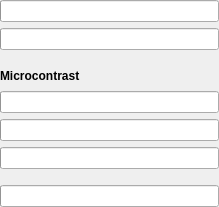
<?xml version="1.0" encoding="UTF-8"?>
<ui version="4.0">
 <class>GradientSharpenForm</class>
 <widget class="QWidget" name="GradientSharpenForm">
  <property name="geometry">
   <rect>
    <x>0</x>
    <y>0</y>
    <width>219</width>
    <height>207</height>
   </rect>
  </property>
  <layout class="QVBoxLayout" name="MainLayout">
   <property name="leftMargin">
    <number>0</number>
   </property>
   <property name="topMargin">
    <number>0</number>
   </property>
   <property name="rightMargin">
    <number>0</number>
   </property>
   <property name="bottomMargin">
    <number>0</number>
   </property>
   <item>
    <widget class="ptInput" name="Passes"/>
   </item>
   <item>
    <widget class="ptInput" name="Strength"/>
   </item>
   <item>
    <spacer name="verticalSpacer1">
     <property name="orientation">
      <enum>Qt::Vertical</enum>
     </property>
     <property name="sizeType">
      <enum>QSizePolicy::Fixed</enum>
     </property>
     <property name="sizeHint" stdset="0">
      <size>
       <width>1</width>
       <height>10</height>
      </size>
     </property>
    </spacer>
   </item>
   <item>
    <widget class="QLabel" name="MicrocontrastLabel">
     <property name="font">
      <font>
       <weight>75</weight>
       <bold>true</bold>
      </font>
     </property>
     <property name="text">
      <string>Microcontrast</string>
     </property>
     <property name="textFormat">
      <enum>Qt::PlainText</enum>
     </property>
    </widget>
   </item>
   <item>
    <widget class="ptInput" name="Microcontrast"/>
   </item>
   <item>
    <widget class="ptInput" name="HaloControl"/>
   </item>
   <item>
    <widget class="ptInput" name="Weight"/>
   </item>
   <item>
    <spacer name="verticalSpacer2">
     <property name="orientation">
      <enum>Qt::Vertical</enum>
     </property>
     <property name="sizeType">
      <enum>QSizePolicy::Fixed</enum>
     </property>
     <property name="sizeHint" stdset="0">
      <size>
       <width>1</width>
       <height>10</height>
      </size>
     </property>
    </spacer>
   </item>
   <item>
    <widget class="ptInput" name="Cleanup"/>
   </item>
  </layout>
 </widget>
 <customwidgets>
  <customwidget>
   <class>ptInput</class>
   <extends>QProgressBar</extends>
   <header>ptInput.h</header>
  </customwidget>
 </customwidgets>
 <resources/>
 <connections/>
</ui>
